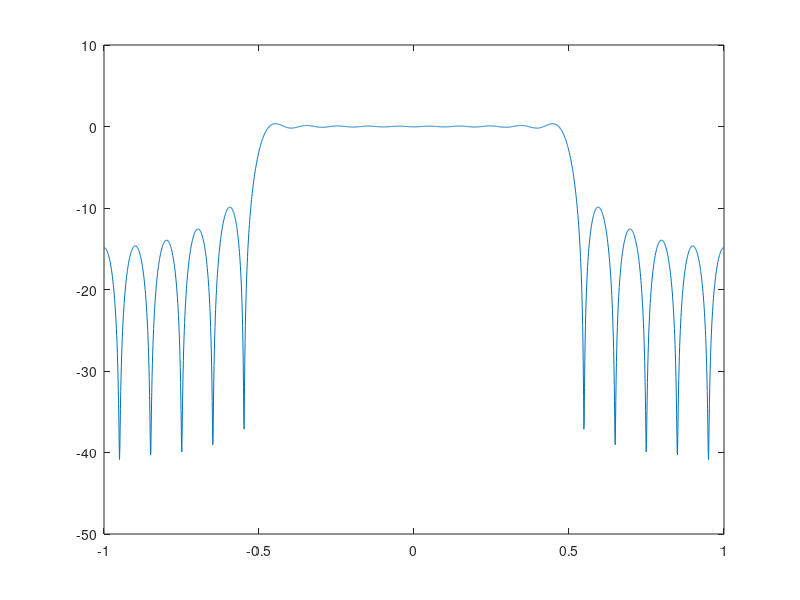

MATLAB code to generate this figure:
clc
clear
format long

K = 2001;
M = 20;
p_d = zeros(K, 1);

gamma_L = -0.5;
gamma_R = 0.5;

gamma = reshape(linspace(-1,1, K), K, 1);
p_d((gamma>gamma_L)&(gamma<gamma_R)) = 1;

% figure, hold on, plot(gamma, (p_d-1)*20)

eta_1 = gamma_L + 1/M;
eta_I = gamma_R - 1/M;

I = ceil((gamma_R-gamma_L)*M/2);

h = reshape(linspace(eta_1, eta_I, I), 1, I);
b = ones(1, I);

% disp(h)

%% update beta
for j =1:15
    x = gamma-h;
    a = pi/2;
    ax = a*x;
    Max = M*ax;
    
    P = 1/M.^2 * (sin(Max)./sin(ax)).^2;
    P(isnan(P)) = 1;
    
    
    p_l = P*b';
    g = -2/K * (p_d- p_l)' * P;
    H = 2/K * (P' * P);
    
    b = b - (g * inv(H));
    % b = b - (g / H);  % according to matlab, this is equivalent.
   
    % if j == 1
    %     plot(gamma, 10*log10(p_l))
    % end

    %% update eta
    for i=1:1000  
        x = gamma-h;
        a = pi/2;
        ax = a*x;
        Max = M*ax;
        
        sin_ax = sin(ax);
        sin_Max = sin(Max);
        sin2_ax = sin_ax.^2;
        sin2_Max = sin_Max .^ 2;
        
        cos_ax = cos(ax);
        cos_Max = cos(Max);
        cos2_ax = cos_ax.^2;
        cos2_Max = cos_Max.^2;
        
        P = 1/M^2 * (sin(Max)./sin_ax).^2;
        P(isnan(P)) = 1;

        Pdot = 2 * a * ((sin2_Max .* cos_ax) ./ sin_ax.^3 - M .* (sin_Max .* cos_Max) ./ sin2_ax);
        Pdot(isnan(Pdot)) = 1;

        Pdotdot = 2*a.^2 ./ sin_ax.^4 .* (M.^2 * (cos2_Max .* sin2_ax - sin2_Max .* sin2_ax) - 4 * M * sin_Max .* cos_Max .* sin_ax .* cos_ax + sin2_Max .* (sin2_ax + 3 * cos2_ax));
        Pdotdot(isnan(Pdotdot)) = 1;

        p_l = P * b';
        Edot = - 2/K * b .* ((p_d-p_l)' * Pdot);
        Edotdot = 2/K .* (b.^2 .* (ones(1, K) * Pdot.^2) - b.*((p_d-p_l)' * Pdotdot));
        
        h = h - (Edot./Edotdot);

    end

    MSE = 1/K * ((p_d - p_l)' * (p_d - p_l))
end

disp(h)
MSE = 1/K * ((p_d - p_l)' * (p_d - p_l));
disp(MSE)
plot(gamma, 10*log10(p_l))

